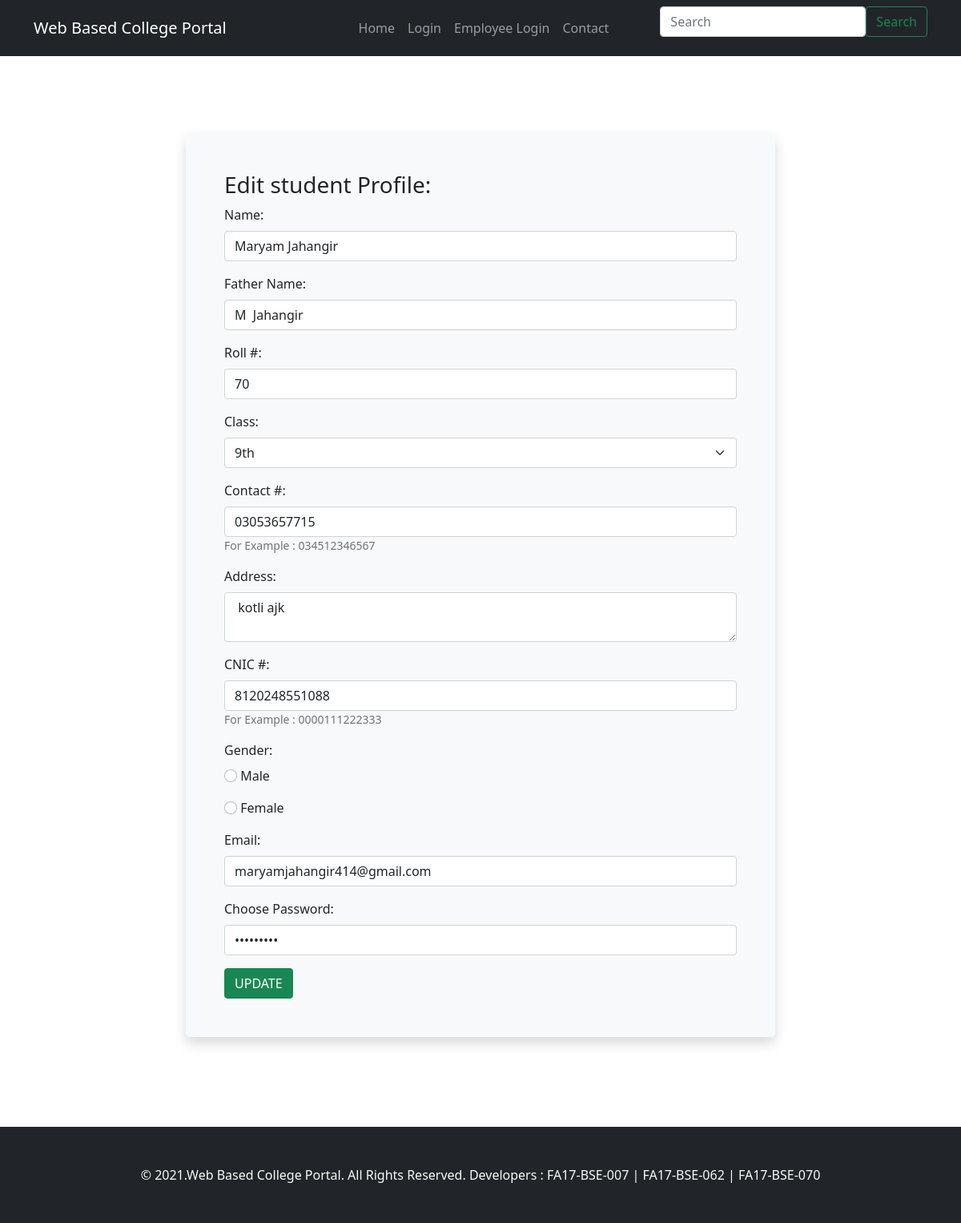
Screenshot of /edit_student_profile.php (signed in) with the database file from the repository.
### tables this page shows
CREATE TABLE `student` (
  `id` int(11) NOT NULL,
  `name` varchar(200) NOT NULL,
  `fathername` varchar(200) NOT NULL,
  `rollno` int(11) NOT NULL,
  `class` varchar(200) NOT NULL,
  `email` varchar(200) NOT NULL,
  `password` varchar(200) NOT NULL,
  `cnic` varchar(200) NOT NULL,
  `address` varchar(200) NOT NULL,
  `contact` varchar(200) NOT NULL,
  `gender` varchar(200) NOT NULL
);

### edit_student_profile.php (the view, shortened to what this page needs)
<?php
include('config.php');
if(isset($_SESSION['student_id'])){
    $student_id = $_SESSION['student_id'];
}else{
    header('Location:login.php');
}
$query = "SELECT * FROM student WHERE id=$student_id";
$data = mysqli_query($connection,$query);
$row = mysqli_fetch_array($data);
?>
<html>
 <head>
    <link rel="stylesheet" type="text/css" href="CSS/bootstrap.css">
     <link rel="stylesheet" type="text/css" href="CSS/style.css">
 </head>
    <body>
          <?php
  include('frontend_header.php');
  ?>
        <section>
        <div class="py-5"></div>
        <div class ="container">
         <div class="row align-items-center justify-content-center">
          <div class="col-lg-8 col-md-12">
            <form  action="edit_student_profile.php" method="post" class="shadow bg-light rounded-3 p-5">
                <h3>Edit student Profile:</h3>
                <div class="mb-3">
                    <label class="form-label">Name:</label>
                <input type="text" class="form-control" placeholder="Enter Name" name="name" value="<?php echo $row['name'] ?>"/>
            </div>
            <div class="mb-3">
                <label class="form-label">Father Name:</label>
                <input type="text" class="form-control" placeholder="Enter Father Name" name="fathername" value="<?php echo $row['fathername'] ?>"/>
            </div>
            <div class="mb-3">
              <label class="form-label">Roll #:</label>
              <input type="text" class="form-control" placeholder="Enter Roll #" name="rollno" value="<?php echo $row['rollno'] ?>"/>
          </div>
          <div class="mb-3">
            <label class="form-label">Class:</label>
            <select class="form-select" name="class">
              <option value="1">9th</option>
            </select>
        </div>
        <div class="mb-3">
          <label class="form-label">Contact #:</label>
          <input pattern="[0-9]{11}" type="text" class="form-control" placeholder="Enter Contact Number" name="contact" value="<?php echo $row['contact'] ?>"/>
          <small class="form-text">For Example : 034512346567</small>
        </div>
        <div class="mb-3">
          <label class="form-label">Address:</label>
          <textarea class="form-control" placeholder="Enter Residence Address" name ="address" > <?php echo $row['address']; ?></textarea>
        </div>
        <div class="mb-3">
          <label class="form-label">CNIC #:</label>
          <input pattern="[0-9]{13}" type="text" class="form-control" placeholder="Enter CNIC Number" name="cnic" value="<?php echo $row['cnic'] ?>"/>
          <small class="form-text">For Example : 0000111222333</small>
        </div>
           <label class="form-label">Gender:</label>
        <div class="mb-3 ">
          <input class="form-check-input" type="radio" value="Male" name="gender">
          <label class="form-check-label">Male</label>
        </div>
        <div class="mb-3">
          <input class="form-check-input" type="radio" value="Female" name="gender">
          <label class="form-check-label">Female</label>
        </div>
        <div class="mb-3">
          <label class="form-label">Email:</label>
          <input class="form-control" type="Email" placeholder="Enter Email" name="email" value="<?php echo $row['email'] ?>"/>
        </div>
        <div class="mb-3">
          <label class="form-label">Choose Password:</label>
          <input class="form-control" type="password" placeholder="Choose New Password" name="password" value="<?php echo $row['password'] ?>"/>
        </div>
                 <input class="btn btn-success" type="submit" value="UPDATE" name="update"/>
            </form>
          </div>
         </div>
        </div>
         <div class="py-5"></div>
 </section>
          <?php
  include('frontend_footer.php');
  ?>
 </body>
</html>

### rows the page displays
student: name "Maryam Jahangir", fathername "M Jahangir", rollno "70", contact "03053657715", address "kotli ajk", cnic "8120248551088", email "maryamjahangir414@gmail.com"
